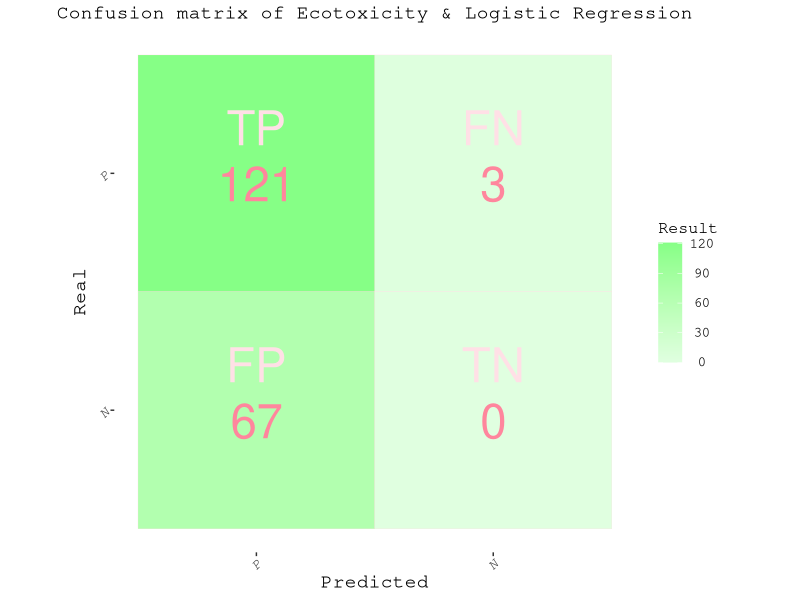
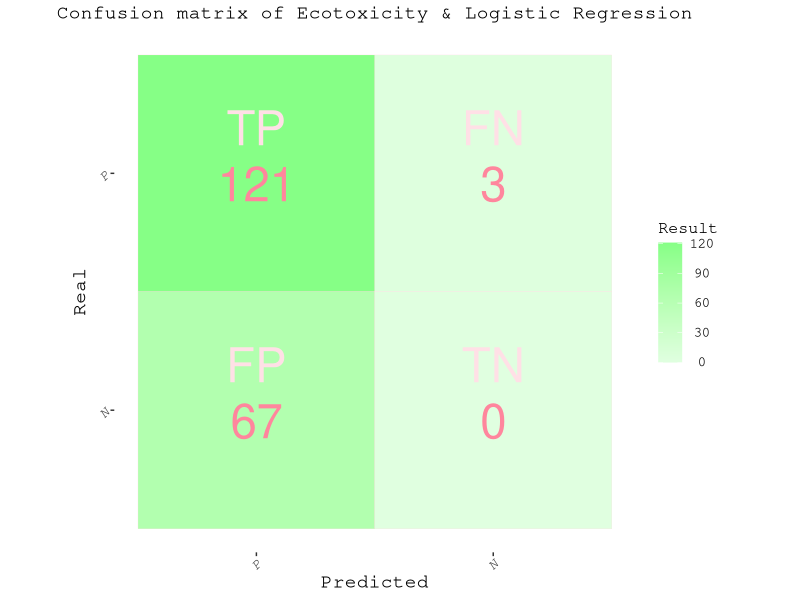

Reproduce these figures in R, in order.
#绘画混淆矩阵
library(ggplot2)
setwd("D:/R_work/master-s-thesis-project/")
data <- read.csv("QSAR/table/data27EC_LR_confmat.csv", header = T, row.names = 1, check.names = F, sep = ",")
#先设置热图颜色
EC<-c("#FF869D","#FFE0E6")
LR<-c("#86FF86","#E0FFE0")

ggplot(data,aes(x= Predicted,y = Real))+
  geom_tile(aes(fill=Result),width=1,height =1,color = EC[2])+
  coord_equal() + # 绘制正方形，长宽相等
  scale_fill_gradientn(colors = rev(LR))+#legend上下限
  geom_text(
    aes(label = Name), color =EC[2], size=12,
    vjust=-0.8)+
  geom_text(
    aes(label = Result), color =EC[1],size=12,
    vjust=0.8)+
  xlim(c("P","N"))+
  ylim(c("N","P"))+
  ggtitle("Confusion matrix of Ecotoxicity & Logistic Regression")+
  theme(text = element_text(family = "mono", size=14),
        plot.title = element_text(size = 14,hjust = 0.5),#title 大小,居中
        axis.title.x = element_text(size = 14),#x轴标题
        axis.title.y = element_text(size = 14),
        axis.text.x = element_text(face = "italic", angle = 45, hjust = 1,size = 10),#横坐标
        axis.text.y = element_text(face = "italic", angle = 45, hjust = 1,size = 10),
        legend.text = element_text(size = 10,hjust = 0.5),#legend字体大小,居中
        legend.title = element_text(size = 12), #设置legend标签字体大小
        panel.background = element_blank(), 
        panel.grid.major = element_blank(), 
        panel.grid.minor = element_blank(),
        panel.border = element_blank())#去掉边框
ggsave("QSAR/pic/EC_LR_confmat.png",width=10, height=7,dpi=300)
